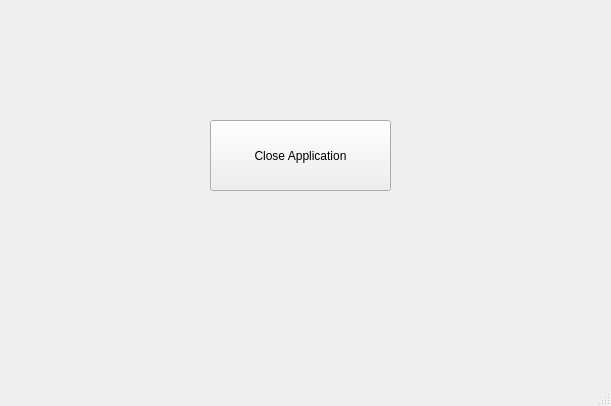
<?xml version="1.0" encoding="UTF-8"?>
<ui version="4.0">
 <class>MainWindow</class>
 <widget class="QMainWindow" name="MainWindow">
  <property name="geometry">
   <rect>
    <x>0</x>
    <y>0</y>
    <width>611</width>
    <height>406</height>
   </rect>
  </property>
  <property name="windowTitle">
   <string>TestApp</string>
  </property>
  <widget class="QWidget" name="centralwidget">
   <widget class="QPushButton" name="pushButton">
    <property name="geometry">
     <rect>
      <x>210</x>
      <y>120</y>
      <width>181</width>
      <height>71</height>
     </rect>
    </property>
    <property name="text">
     <string>Close Application</string>
    </property>
   </widget>
  </widget>
  <widget class="QMenuBar" name="menubar">
   <property name="geometry">
    <rect>
     <x>0</x>
     <y>0</y>
     <width>611</width>
     <height>21</height>
    </rect>
   </property>
  </widget>
  <widget class="QStatusBar" name="statusbar"/>
 </widget>
 <resources/>
 <connections/>
</ui>
